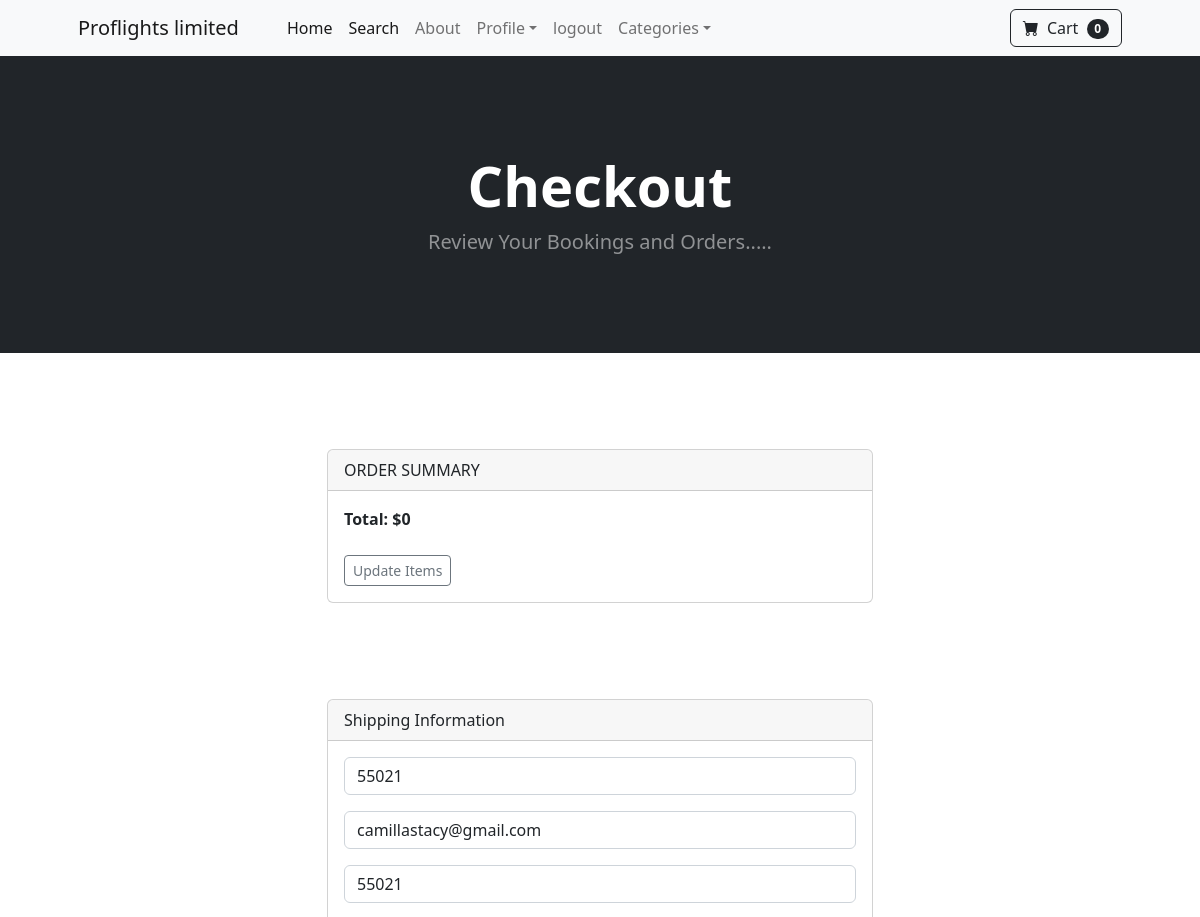
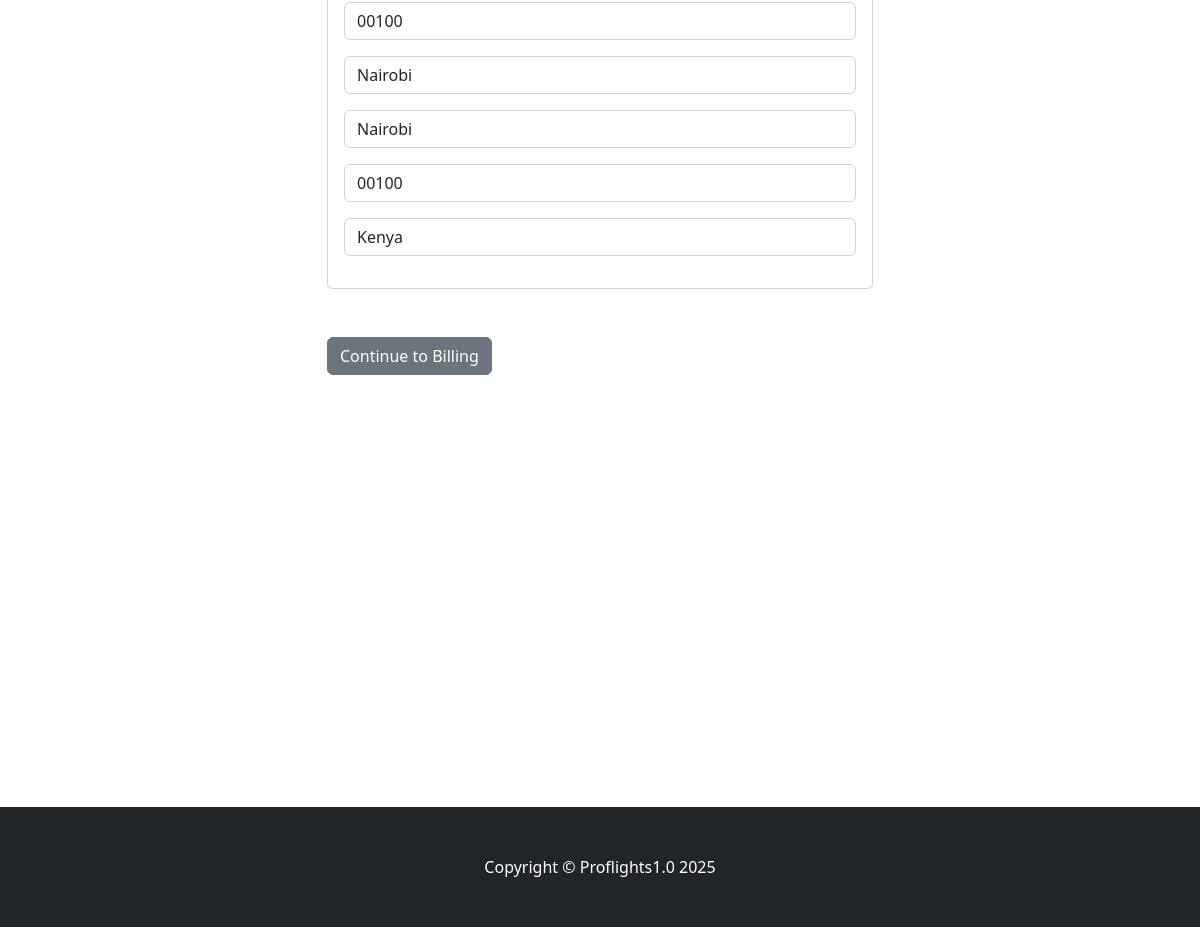
Page /payment/checkout (signed in) on the committed database (2 pictures, top to bottom).
### payment/models.py (models this page shows, shortened)
class ShippingAddress(models.Model):
    user = models.ForeignKey(User, on_delete=models.CASCADE, null=True, blank=True)
    shipping_full_name = models.CharField(max_length=255)
    shipping_email = models.CharField(max_length=255)
    shipping_address1 = models.CharField(max_length=255)
    shipping_address2 = models.CharField(max_length=255, null=True, blank=True)
    shipping_city = models.CharField(max_length=255)
    shipping_state = models.CharField(max_length=255, null=True, blank=True)
    shipping_zipcode = models.CharField(max_length=255, null=True, blank=True)
    shipping_country = models.CharField(max_length=255)
    class Meta:
        verbose_name_plural = "Shipping Address"

### payment/views.py (the view)
# urls.py: path('checkout', views.checkout, name='checkout'),
def checkout(request):
    cart = Cart(request)
    cart_products = cart.get_prods()
    quantities = cart.get_quants
    totals = cart.cart_total()
    if request.user.is_authenticated:
        try:
            shipping_user = ShippingAddress.objects.get(user__id=request.user.id)
            shipping_form = ShippingForm(request.POST or None, instance=shipping_user)
        except ShippingAddress.DoesNotExist:
            messages.error(request, "You need to provide a shipping address.")
            return redirect('create_shipping_address')
    else:
        shipping_form = ShippingForm(request.POST or None)
    return render(request, "payment/checkout.html", {
        "cart_products": cart_products,
        "quantities": quantities,
        "totals": totals,
        "shipping_form": shipping_form
    })

### cart/cart.py (called while the page is built, shortened)
    def cart_total(self):
        product_ids = self.cart.keys()
        products = Product.objects.filter(id__in=product_ids)
        quantities = self.cart
        total = 0
        return total

    def __len__(self):
        return len(self.cart)

    def get_prods(self):
        product_ids = self.cart.keys()
        products = Product.objects.filter(id__in=product_ids)
        return products

### cart/context_processors.py (called while the page is built)
def cart(request):
    return{'cart': Cart(request)}

### payment/templates/payment/checkout.html (shortened to what this page needs)
{% extends 'base.html' %}
{% block content %}
        <header class="bg-dark py-5">
            <div class="container px-4 px-lg-5 my-5">
                <div class="text-center text-white">
                    <h1 class="display-4 fw-bolder">Checkout</h1>
                    <p class="lead fw-normal text-white-50 mb-0">Review Your Bookings and Orders.....</p>
                </div>
            </div>
        </header>
        <br/>
        <br/>
        <div class="container">
            <div class="row">
                    <div class="col-md-6 offset-md-3">
                        <br/><br/>
                        <div class="card">
                            <div class="card-header">
                              ORDER SUMMARY
                            </div>
                            <div class="card-body">
                                <strong>Total: ${{ totals }}</strong>
                                <br/><br/>
                                <a href="{% url 'cart_summary' %}" class="btn btn-sm btn-outline-secondary">Update Items</a>
                            </div>
                          </div>
                        <br/><br/>
                        <br/><br/>
                        <div class="card">
                            <div class="card-header">
                              Shipping Information
                            </div>
                            <div class="card-body">
                                <form method="POST" action="{% url 'billing_info' %}">
                                {{ shipping_form.as_p }}
                            </div>
                          </div>
                        <br/><br/>
                        <button type="submit" class="btn btn-secondary">
                            Continue to Billing</button>
                        <br/><br/>
                        <br/><br/>
                        <br/><br/>
                    </div>
            </div>
        </div>
        <br/>
        <br/>
        <br/>
        <br/>
        <br/>
        <br/>
        <br/>
        <br/>
        <br/>
        <br/>
        <br/>
        <br/>
        <br/>
{% endblock %}

### rows in the picture
ShippingAddress: shipping_full_name "55021", shipping_email "camillastacy@gmail.com", shipping_address1 "55021", shipping_address2 "00100", shipping_city "Nairobi", shipping_state "Nairobi", shipping_zipcode "00100", shipping_country "Kenya"

### other values in the picture
{{ cart|length }} "0"
{{ totals }} "0"
